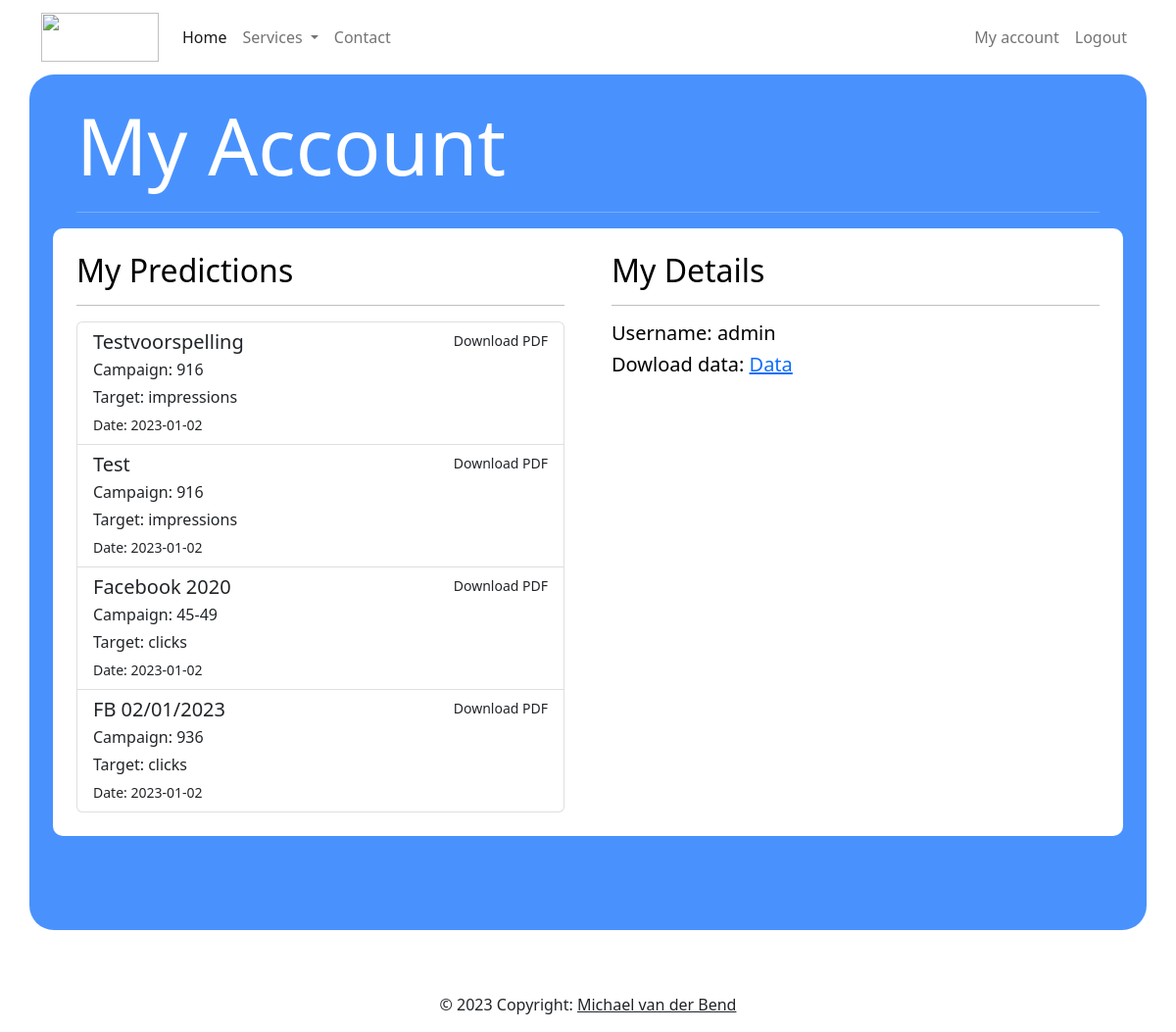
Page /account (signed in) on the committed database.
### model.py (models this page shows, shortened)
class Predictions(db.Model):
    id = db.Column(db.Integer, primary_key=True)
    prediction_name = db.Column(db.String)
    prediction_value = db.Column(db.Float)
    prediction_campaign = db.Column(db.String)
    predicted_column = db.Column(db.String)
    coefficient = db.Column(db.Float)
    intercept = db.Column(db.Float)
    mae = db.Column(db.Float)
    mse = db.Column(db.Float)
    rmse = db.Column(db.Float)
    r2 = db.Column(db.Float)
    correlation = db.Column(db.Float)
    date = db.Column(db.Date)
    user_id = db.Column(db.Integer, db.ForeignKey('user.id'))

class User(db.Model, UserMixin):
    id = db.Column(db.Integer, primary_key=True)
    username = db.Column(db.String, unique=True, nullable=False)
    password_hash = db.Column(db.String, nullable=False)
    predictions = db.relationship('Predictions', backref='user', lazy=True)
    @property
    def password(self):
        return self.password

### app.py (the view)
@app.route('/account', methods=["GET", "POST"])
@login_required
def account():
    user_predictions = Predictions.query.filter_by(user_id=current_user.id).all()
    return render_template('account.html', predictions=user_predictions)

### model.py (called while the page is built)
@login_manager.user_loader
def load_user(user_id):
    return User.query.get(user_id)

### templates/account.html (shortened to what this page needs)
{% extends 'base.html' %}
{% block content %}
<div class="container p-5 pt-4 mt-0 my-5 bg-primary bg-opacity-75 text-white" style="border-radius:25px">
    <p class="display-1 pb-1">My Account</p>
    <hr>
    <div class="row gx-5">
        <div class="col-lg-6 p-4 mb-5"
             style="background-color: white; color: black;border-top-left-radius: 10px 10px; border-bottom-left-radius: 10px 10px;">
            <h2>My Predictions</h2>
            <hr>
            <ul class="list-group">
                {% for prediction in predictions %}
                <a href="{{url_for('generate_pdf', prediction_id=prediction.id)}}" class="list-group-item list-group-item-action">
                    <div class="d-flex w-100 justify-content-between">
                        <h5 class="mb-1">{{prediction.prediction_name}}</h5>
                        <small>Download PDF</small>
                    </div>
                    <p class="mb-1">Campaign: {{prediction.prediction_campaign}}</p>
                    <p class="mb-1">Target: {{prediction.predicted_column}}</p>
                    <small>Date: {{prediction.date}}</small>
                </a>
                {% endfor %}
            </ul>
        </div>
        <div class="col-lg-6 p-4 mb-5"
             style="background-color: white; color: black;border-top-right-radius: 10px 10px; border-bottom-right-radius: 10px 10px;">
            <h2>My Details</h2>
            <hr>
            <h5>Username: {{current_user.username}}</h5>
            <h5>Dowload data: <a href="static/data.csv" download="data.csv">Data</a></h5>
        </div>
    </div>
</div>
{% endblock %}

### templates/base.html (shortened to what this page needs)
<!DOCTYPE html>
<html>
<head>
    <link href="https://cdn.jsdelivr.net/npm/bootstrap@5.2.3/dist/css/bootstrap.min.css" rel="stylesheet">
</head>
<body>
<nav class="navbar navbar-expand-lg navbar-light">
    <div class="container">
        <a class="navbar-brand" href="#"><img
                src="https://assets.website-files.com/61ed56ae9da9fd7e0ef0a967/61f12e3a57bdb3717fbf9cec_Product_Default.svg"
                width="120px" height="50px"></a>
        <div class="collapse navbar-collapse" id="navbarSupportedContent">
            <ul class="navbar-nav me-auto mb-2 mb-lg-0">
                <li class="nav-item">
                    <a class="nav-link active" aria-current="page" href="{{url_for('index')}}">Home</a>
                </li>
                <li class="nav-item dropdown">
                    <a class="nav-link dropdown-toggle" href="#" id="navbarDropdown" role="button"
                       data-bs-toggle="dropdown" aria-expanded="false">
                        Services
                    </a>
                </li>
                <li class="nav-item">
                    <a class="nav-link" href="#">Contact</a>
                </li>
            </ul>
            <div class="d-flex">
                <ul class="navbar-nav me-auto mb-2 mb-lg-0">
                    {% if not current_user.is_authenticated %}
                    <li class="nav-item">
                        <a class="nav-link" href="{{url_for('login')}}">Login</a>
                    </li>
                    <li class="nav-item">
                        <a class="nav-link" href="{{url_for('register')}}">Register</a>
                    </li>
                    {% else %}
                    <li class="nav-item">
                        <a class="nav-link" href="{{url_for('account')}}">My account</a>
                    </li>
                    <li class="nav-item">
                        <a class="nav-link" href="{{url_for('logout')}}">Logout</a>
                    </li>
                    {% endif %}
                </ul>
            </div>
        </div>
    </div>
</nav>
{% block content %}
{% endblock %}
</body>
<footer>
    <div class="text-center p-3">
        © 2023 Copyright:
        <a class="text-dark" href="#">Michael van der Bend</a>
    </div>
</footer>
</html>

### templates/base.html (style rules this page uses)
body { background-image: url("../static/background.jpg"); background-repeat: no-repeat; background-size: 100%; }

### rows in the picture
Predictions: prediction_name "Testvoorspelling", prediction_campaign "916", predicted_column "impressions", date "2023-01-02"
Predictions: prediction_name "Test", prediction_campaign "916", predicted_column "impressions", date "2023-01-02"
Predictions: prediction_name "Facebook 2020", prediction_campaign "45-49", predicted_column "clicks", date "2023-01-02"
Predictions: prediction_name "FB 02/01/2023", prediction_campaign "936", predicted_column "clicks", date "2023-01-02"
User: username "admin"
